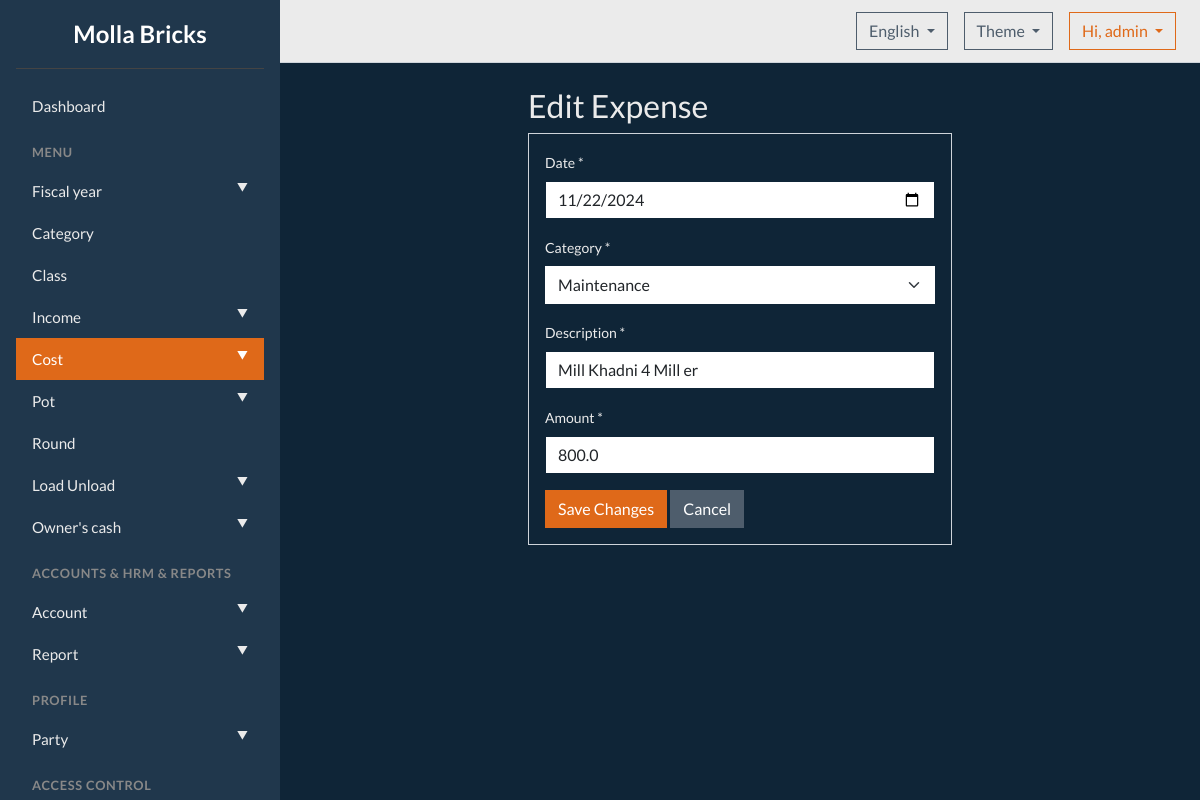
/expenses/edit/1 (signed in), run on the app's committed database.
### tables this page shows
CREATE TABLE users (id INTEGER PRIMARY KEY, username TEXT NOT NULL UNIQUE, password_hash TEXT NOT NULL, role TEXT NOT NULL DEFAULT 'admin');

CREATE TABLE daily_expenses (id INTEGER PRIMARY KEY, expense_date TEXT NOT NULL, category TEXT NOT NULL, description TEXT, amount REAL NOT NULL);

CREATE TABLE expense_categories (id INTEGER PRIMARY KEY, name TEXT NOT NULL UNIQUE);

### molla_bricks/web/expenses.py (the view)
@bp.route('/edit/<int:expense_id>')
@login_required # <-- ADDED
def edit_form(expense_id):
    query = "SELECT id, expense_date, category, description, amount FROM daily_expenses WHERE id = ?"; expense = db_controller_instance.execute_query(query, (expense_id,), fetch="one")
    if not expense: flash("Expense not found.", 'danger'); return redirect(url_for('expenses.index'))
    categories = [row[0] for row in db_controller_instance.execute_query("SELECT name FROM expense_categories ORDER BY name", fetch="all")]
    expense_dict = {'id': expense[0], 'date': expense[1], 'category': expense[2], 'description': expense[3], 'amount': expense[4]}
    return render_template('edit_expense.html', expense=expense_dict, categories=categories)

### molla_bricks/core/db/db_controller.py (called while the page is built)
    def execute_query(self, query, params=(), fetch=None):
        try:
            with self.conn:
                cursor = self.conn.cursor()
                cursor.execute(query, params)
                if query.strip().upper().startswith('INSERT'): return cursor.lastrowid
                if query.strip().upper().startswith(('UPDATE', 'DELETE')): return cursor.rowcount
                if fetch == 'one': return cursor.fetchone()
                elif fetch == 'all': return cursor.fetchall()
        except sqlite3.Error as e: logging.error(f"Query Failed: {query} | Params: {params} | Error: {e}"); logging.error(traceback.format_exc()); return None

### molla_bricks/web/__init__.py (called while the page is built)
@login_manager.user_loader
def load_user(user_id):
    from .models import User
    return User.get(user_id)

### molla_bricks/web/models.py (called while the page is built)
    @staticmethod
    def get(user_id):
        query = "SELECT id, username, password_hash FROM users WHERE id = ?"
        user_data = db_controller_instance.execute_query(query, (user_id,), fetch="one")
        if user_data:
            return User(user_data[0], user_data[1], user_data[2])
        return None

### templates/edit_expense.html (shortened to what this page needs)
{% extends "base.html" %}
{% block content %}
<div class="row justify-content-center">
    <div class="col-md-6">
        <h2>{{ _('Edit Expense') }}</h2>
        <form method="POST" action="{{ url_for('expenses.edit_expense') }}" class="p-3 border rounded-3">
            <div class="mb-3">
                <label for="date" class="form-label">{{ _('Date') }} *</label>
                <input type="date" class="form-control" id="date" name="date" value="{{ expense.date }}" required>
            </div>
            <div class="mb-3">
                <label for="category" class="form-label">{{ _('Category') }} *</label>
                <select class="form-select" id="category" name="category" required>
                    {% for category in categories %}
                        <option value="{{ category }}" {% if category == expense.category %}selected{% endif %}>{{ category }}</option>
                    {% endfor %}
                </select>
            </div>
            <div class="mb-3">
                <label for="description" class="form-label">{{ _('Description') }} *</label>
                <input type="text" class="form-control" id="description" name="description" value="{{ expense.description }}" required>
            </div>
            <div class="mb-3">
                <label for="amount" class="form-label">{{ _('Amount') }} *</label>
                <input type="number" step="0.01" class="form-control" id="amount" name="amount" value="{{ expense.amount }}" required>
            </div>
            <button type="submit" class="btn btn-primary">{{ _('Save Changes') }}</button>
            <a href="{{ url_for('expenses.index') }}" class="btn btn-secondary">{{ _('Cancel') }}</a>
        </form>
    </div>
</div>
{% endblock %}

### templates/base.html (shortened to what this page needs)
<!doctype html>
{% set theme = session.get('theme', 'superhero') %}
<html lang="{{ session.get('lang', 'en') }}" data-bs-theme="{{ theme }}">
<head>
    <link href="https://cdn.jsdelivr.net/npm/bootswatch@5.3.3/dist/{{ theme }}/bootstrap.min.css" rel="stylesheet">
    <link rel="stylesheet" href="{{ url_for('static', filename='css/style.css') }}">
</head>
<body>
    {% include 'partials/_sidebar.html' %}
    <div class="main-content">
        <header class="header">
            <div class="d-flex align-items-center">
                <div class="dropdown me-3">
                    <button class="btn btn-outline-secondary dropdown-toggle" type="button" data-bs-toggle="dropdown">
                      {% if session.get('lang') == 'bn' %} বাংলা {% else %} English {% endif %}
                    </button>
                </div>
                <div class="dropdown me-3">
                   <button class="btn btn-outline-secondary dropdown-toggle" type="button" data-bs-toggle="dropdown">
                       Theme
                   </button>
                </div>
                <div class="dropdown">
                    <button class="btn btn-outline-primary dropdown-toggle" type="button" data-bs-toggle="dropdown">
                        Hi, {{ current_user.username }}
                    </button>
                </div>
            </div>
        </header>
        <main class="page-content">
            {% block content %}{% endblock %}
        </main>
    </div>
</body>
</html>

### molla_bricks/web/static/css/style.css (style rules this page uses)
body { display: flex; height: 100vh; overflow: hidden; }
.main-content { flex-grow: 1; display: flex; flex-direction: column; height: 100vh; background-color: var(--bs-body-bg); }
.header { flex-shrink: 0; background-color: var(--bs-body-color); color: var(--bs-body-bg); border-bottom: 1px solid var(--bs-border-color); padding: 0.75rem 1.5rem; display: flex; justify-content: space-between; align-items: center; }
.page-content { flex-grow: 1; overflow-y: auto; padding: 1.5rem; }

### data on the page
users: username "admin"
daily_expenses: date "11/22/2024", category "Maintenance", description "Mill Khadni 4 Mill er", amount "800.0"
